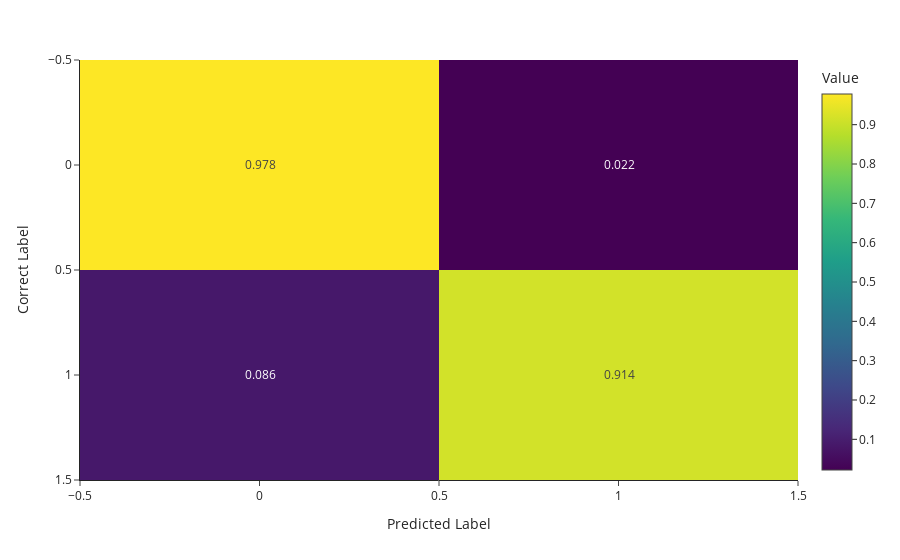

The notebook cell saved with this chart:
### Code cell
LDAtrain_preds = lda.predict(x_train)
confusionmatrix = np.around(confusion_matrix(y_train, LDAtrain_preds, normalize='true'),3)

#Plotting the Confusion Matrix
import plotly.express as px

fig = px.imshow(confusionmatrix, 
                template='simple_white',
                text_auto=True, 
                aspect="auto", 
                labels=dict(x="Predicted Label", y="Correct Label", color='Value'))
fig.update_xaxes(side="bottom")
fig.show()

### Figure 1 — Plotly figure (JSON) as saved in the notebook; plotly's stock layout.template omitted (floating-point values rounded to 4 significant figures)
{"data": [{"coloraxis": "coloraxis", "hovertemplate": "Predicted Label: %{x}<br>Correct Label: %{y}<br>Value: %{z}<extra></extra>", "name": "0", "texttemplate": "%{z}", "type": "heatmap", "xaxis": "x", "yaxis": "y", "z": [[0.978, 0.022], [0.086, 0.914]]}], "layout": {"coloraxis": {"colorbar": {"title": {"text": "Value"}}, "colorscale": [[0, "#440154"], [0.1111, "#482878"], [0.2222, "#3e4989"], [0.3333, "#31688e"], [0.4444, "#26828e"], [0.5556, "#1f9e89"], [0.6667, "#35b779"], [0.7778, "#6ece58"], [0.8889, "#b5de2b"], [1, "#fde725"]]}, "margin": {"t": 60}, "xaxis": {"anchor": "y", "domain": [0, 1], "side": "bottom", "title": {"text": "Predicted Label"}}, "yaxis": {"anchor": "x", "autorange": "reversed", "domain": [0, 1], "title": {"text": "Correct Label"}}}}
